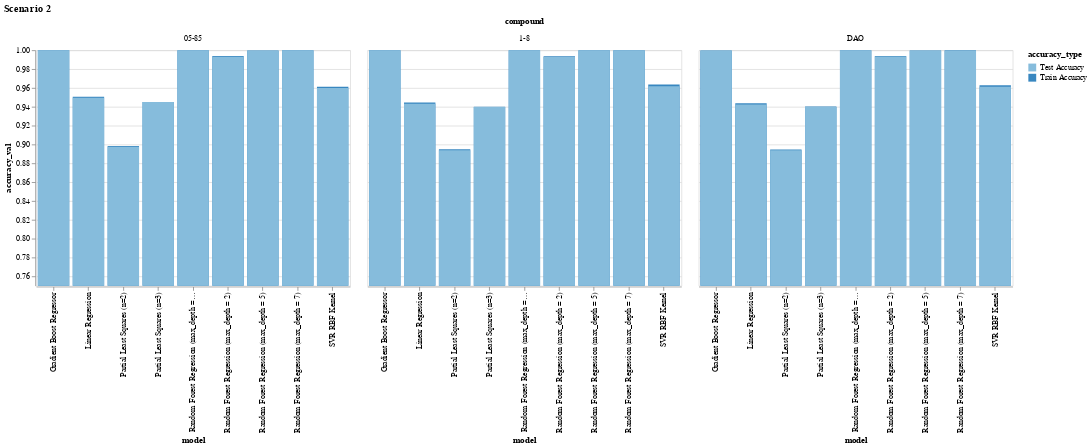

Notebook code cell kept with this figure:
### Code cell
alt.Chart(df_feed.query('scenario == "s2"')).mark_bar().encode(
    alt.X('model'),
    alt.Y('accuracy_val', stack = False, scale = alt.Scale(domain = [0.75,1])),
    alt.Color('accuracy_type:O'),
    alt.Facet('compound')
    ).properties(width = 400).properties(title = 'Scenario 2')

### Figure 1 — Vega-Lite specification as saved in the notebook (floating-point values rounded to 4 significant figures)
{"$schema": "https://vega.github.io/schema/vega-lite/v3.4.0.json", "config": {"mark": {"tooltip": null}, "view": {"height": 300, "width": 400}}, "data": {"name": "data-6d93accf0eb7a51c2d3f7cd96686f93f"}, "datasets": {"data-6d93accf0eb7a51c2d3f7cd96686f93f": [{"accuracy_type": "Train Accuracy", "accuracy_val": 0.9506, "compound": "05-85", "model": "Linear Regression", "scenario": "s2"}, {"accuracy_type": "Train Accuracy", "accuracy_val": 0.9444, "compound": "1-8", "model": "Linear Regression", "scenario": "s2"}, {"accuracy_type": "Train Accuracy", "accuracy_val": 0.9438, "compound": "DAO", "model": "Linear Regression", "scenario": "s2"}, {"accuracy_type": "Train Accuracy", "accuracy_val": 0.8985, "compound": "05-85", "model": "Partial Least Squares (n=2)", "scenario": "s2"}, {"accuracy_type": "Train Accuracy", "accuracy_val": 0.895, "compound": "1-8", "model": "Partial Least Squares (n=2)", "scenario": "s2"}, {"accuracy_type": "Train Accuracy", "accuracy_val": 0.8946, "compound": "DAO", "model": "Partial Least Squares (n=2)", "scenario": "s2"}, {"accuracy_type": "Train Accuracy", "accuracy_val": 0.9451, "compound": "05-85", "model": "Partial Least Squares (n=3)", "scenario": "s2"}, {"accuracy_type": "Train Accuracy", "accuracy_val": 0.94, "compound": "1-8", "model": "Partial Least Squares (n=3)", "scenario": "s2"}, {"accuracy_type": "Train Accuracy", "accuracy_val": 0.9403, "compound": "DAO", "model": "Partial Least Squares (n=3)", "scenario": "s2"}, {"accuracy_type": "Train Accuracy", "accuracy_val": 0.9939, "compound": "05-85", "model": "Random Forest Regression (max_depth = 2)", "scenario": "s2"}, {"accuracy_type": "Train Accuracy", "accuracy_val": 0.9937, "compound": "1-8", "model": "Random Forest Regression (max_depth = 2)", "scenario": "s2"}, {"accuracy_type": "Train Accuracy", "accuracy_val": 0.9939, "compound": "DAO", "model": "Random Forest Regression (max_depth = 2)", "scenario": "s2"}, {"accuracy_type": "Train Accuracy", "accuracy_val": 0.9998, "compound": "05-85", "model": "Random Forest Regression (max_depth = 5)", "scenario": "s2"}, {"accuracy_type": "Train Accuracy", "accuracy_val": 0.9999, "compound": "1-8", "model": "Random Forest Regression (max_depth = 5)", "scenario": "s2"}, {"accuracy_type": "Train Accuracy", "accuracy_val": 0.9997, "compound": "DAO", "model": "Random Forest Regression (max_depth = 5)", "scenario": "s2"}, {"accuracy_type": "Train Accuracy", "accuracy_val": 1.0, "compound": "05-85", "model": "Random Forest Regression (max_depth = 7)", "scenario": "s2"}, {"accuracy_type": "Train Accuracy", "accuracy_val": 1.0, "compound": "1-8", "model": "Random Forest Regression (max_depth = 7)", "scenario": "s2"}, {"accuracy_type": "Train Accuracy", "accuracy_val": 0.9999, "compound": "DAO", "model": "Random Forest Regression (max_depth = 7)", "scenario": "s2"}, {"accuracy_type": "Train Accuracy", "accuracy_val": 1.0, "compound": "05-85", "model": "Random Forest Regression (max_depth = 10)", "scenario": "s2"}, {"accuracy_type": "Train Accuracy", "accuracy_val": 1.0, "compound": "1-8", "model": "Random Forest Regression (max_depth = 10)", "scenario": "s2"}, {"accuracy_type": "Train Accuracy", "accuracy_val": 1.0, "compound": "DAO", "model": "Random Forest Regression (max_depth = 10)", "scenario": "s2"}, {"accuracy_type": "Train Accuracy", "accuracy_val": 0.9611, "compound": "05-85", "model": "SVR RBF Kernel", "scenario": "s2"}, {"accuracy_type": "Train Accuracy", "accuracy_val": 0.9636, "compound": "1-8", "model": "SVR RBF Kernel", "scenario": "s2"}, {"accuracy_type": "Train Accuracy", "accuracy_val": 0.963, "compound": "DAO", "model": "SVR RBF Kernel", "scenario": "s2"}, {"accuracy_type": "Train Accuracy", "accuracy_val": 0.9999, "compound": "05-85", "model": "Gradient Boost Regressor", "scenario": "s2"}, {"accuracy_type": "Train Accuracy", "accuracy_val": 1.0, "compound": "1-8", "model": "Gradient Boost Regressor", "scenario": "s2"}, {"accuracy_type": "Train Accuracy", "accuracy_val": 0.9998, "compound": "DAO", "model": "Gradient Boost Regressor", "scenario": "s2"}, {"accuracy_type": "Test Accuracy", "accuracy_val": 0.9494, "compound": "05-85", "model": "Linear Regression", "scenario": "s2"}, {"accuracy_type": "Test Accuracy", "accuracy_val": 0.9431, "compound": "1-8", "model": "Linear Regression", "scenario": "s2"}, {"accuracy_type": "Test Accuracy", "accuracy_val": 0.9423, "compound": "DAO", "model": "Linear Regression", "scenario": "s2"}, {"accuracy_type": "Test Accuracy", "accuracy_val": 0.8975, "compound": "05-85", "model": "Partial Least Squares (n=2)", "scenario": "s2"}, {"accuracy_type": "Test Accuracy", "accuracy_val": 0.8937, "compound": "1-8", "model": "Partial Least Squares (n=2)", "scenario": "s2"}, {"accuracy_type": "Test Accuracy", "accuracy_val": 0.894, "compound": "DAO", "model": "Partial Least Squares (n=2)", "scenario": "s2"}, {"accuracy_type": "Test Accuracy", "accuracy_val": 0.945, "compound": "05-85", "model": "Partial Least Squares (n=3)", "scenario": "s2"}, {"accuracy_type": "Test Accuracy", "accuracy_val": 0.9397, "compound": "1-8", "model": "Partial Least Squares (n=3)", "scenario": "s2"}, {"accuracy_type": "Test Accuracy", "accuracy_val": 0.9397, "compound": "DAO", "model": "Partial Least Squares (n=3)", "scenario": "s2"}, {"accuracy_type": "Test Accuracy", "accuracy_val": 0.9931, "compound": "05-85", "model": "Random Forest Regression (max_depth = 2)", "scenario": "s2"}, {"accuracy_type": "Test Accuracy", "accuracy_val": 0.9928, "compound": "1-8", "model": "Random Forest Regression (max_depth = 2)", "scenario": "s2"}, {"accuracy_type": "Test Accuracy", "accuracy_val": 0.9933, "compound": "DAO", "model": "Random Forest Regression (max_depth = 2)", "scenario": "s2"}, {"accuracy_type": "Test Accuracy", "accuracy_val": 0.9997, "compound": "05-85", "model": "Random Forest Regression (max_depth = 5)", "scenario": "s2"}, {"accuracy_type": "Test Accuracy", "accuracy_val": 0.9999, "compound": "1-8", "model": "Random Forest Regression (max_depth = 5)", "scenario": "s2"}, {"accuracy_type": "Test Accuracy", "accuracy_val": 0.9996, "compound": "DAO", "model": "Random Forest Regression (max_depth = 5)", "scenario": "s2"}, {"accuracy_type": "Test Accuracy", "accuracy_val": 0.9999, "compound": "05-85", "model": "Random Forest Regression (max_depth = 7)", "scenario": "s2"}, {"accuracy_type": "Test Accuracy", "accuracy_val": 1.0, "compound": "1-8", "model": "Random Forest Regression (max_depth = 7)", "scenario": "s2"}, {"accuracy_type": "Test Accuracy", "accuracy_val": 0.9998, "compound": "DAO", "model": "Random Forest Regression (max_depth = 7)", "scenario": "s2"}, {"accuracy_type": "Test Accuracy", "accuracy_val": 1.0, "compound": "05-85", "model": "Random Forest Regression (max_depth = 10)", "scenario": "s2"}, {"accuracy_type": "Test Accuracy", "accuracy_val": 1.0, "compound": "1-8", "model": "Random Forest Regression (max_depth = 10)", "scenario": "s2"}, {"accuracy_type": "Test Accuracy", "accuracy_val": 0.9999, "compound": "DAO", "model": "Random Forest Regression (max_depth = 10)", "scenario": "s2"}, {"accuracy_type": "Test Accuracy", "accuracy_val": 0.9598, "compound": "05-85", "model": "SVR RBF Kernel", "scenario": "s2"}, {"accuracy_type": "Test Accuracy", "accuracy_val": 0.9618, "compound": "1-8", "model": "SVR RBF Kernel", "scenario": "s2"}, {"accuracy_type": "Test Accuracy", "accuracy_val": 0.9613, "compound": "DAO", "model": "SVR RBF Kernel", "scenario": "s2"}, {"accuracy_type": "Test Accuracy", "accuracy_val": 0.9999, "compound": "05-85", "model": "Gradient Boost Regressor", "scenario": "s2"}, {"accuracy_type": "Test Accuracy", "accuracy_val": 1.0, "compound": "1-8", "model": "Gradient Boost Regressor", "scenario": "s2"}, {"accuracy_type": "Test Accuracy", "accuracy_val": 0.9997, "compound": "DAO", "model": "Gradient Boost Regressor", "scenario": "s2"}]}, "encoding": {"color": {"field": "accuracy_type", "type": "ordinal"}, "facet": {"field": "compound", "type": "nominal"}, "x": {"field": "model", "type": "nominal"}, "y": {"field": "accuracy_val", "scale": {"domain": [0.75, 1]}, "stack": false, "type": "quantitative"}}, "mark": "bar", "title": "Scenario 2", "width": 400}
